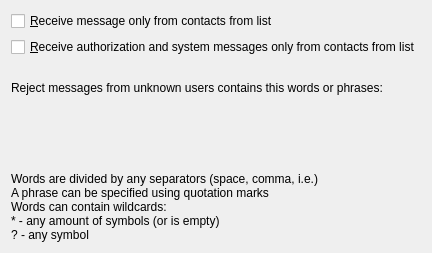
<ui version="4.0" >
 <class>FilterConfigBase</class>
 <widget class="QWidget" name="FilterConfigBase" >
  <property name="geometry" >
   <rect>
    <x>0</x>
    <y>0</y>
    <width>353</width>
    <height>253</height>
   </rect>
  </property>
  <property name="windowTitle" >
   <string>Form1</string>
  </property>
  <layout class="QVBoxLayout" >
   <property name="margin" >
    <number>11</number>
   </property>
   <property name="spacing" >
    <number>6</number>
   </property>
   <item>
    <widget class="QCheckBox" name="chkFromList" >
     <property name="text" >
      <string>&amp;Receive message only from contacts from list</string>
     </property>
    </widget>
   </item>
   <item>
    <widget class="QCheckBox" name="chkAuthFromList" >
     <property name="text" >
      <string>&amp;Receive authorization and system messages only from contacts from list</string>
     </property>
    </widget>
   </item>
   <item>
    <widget class="QLabel" name="lblFilter" >
     <property name="text" >
      <string>Reject messages from unknown users contains this words or phrases:</string>
     </property>
     <property name="alignment" >
      <set>Qt::AlignLeading|Qt::AlignLeft|Qt::AlignVCenter</set>
     </property>
     <property name="wordWrap" >
      <bool>true</bool>
     </property>
    </widget>
   </item>
   <item>
    <widget class="Q3MultiLineEdit" native="1" name="edtFilter" />
   </item>
   <item>
    <widget class="QLabel" name="TextLabel1" >
     <property name="text" >
      <string>Words are divided by any separators (space, comma, i.e.)
A phrase can be specified using quotation marks
Words can contain wildcards:
* - any amount of symbols (or is empty)
? - any symbol</string>
     </property>
     <property name="alignment" >
      <set>Qt::AlignLeading|Qt::AlignLeft|Qt::AlignVCenter</set>
     </property>
     <property name="wordWrap" >
      <bool>true</bool>
     </property>
    </widget>
   </item>
  </layout>
 </widget>
 <customwidgets>
  <customwidget>
   <class>Q3MultiLineEdit</class>
   <extends>QWidget</extends>
   <header>q3multilineedit.h</header>
   <container>1</container>
  </customwidget>
 </customwidgets>
 <resources/>
 <connections/>
</ui>
